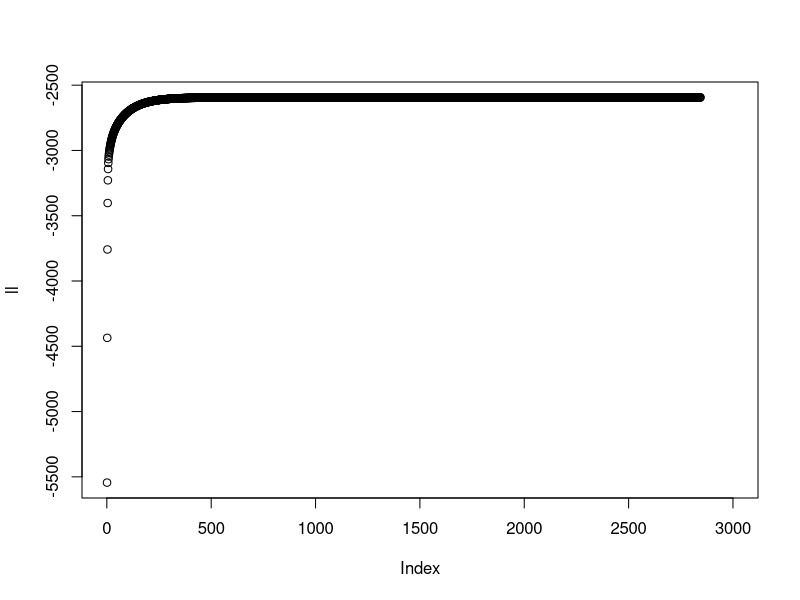
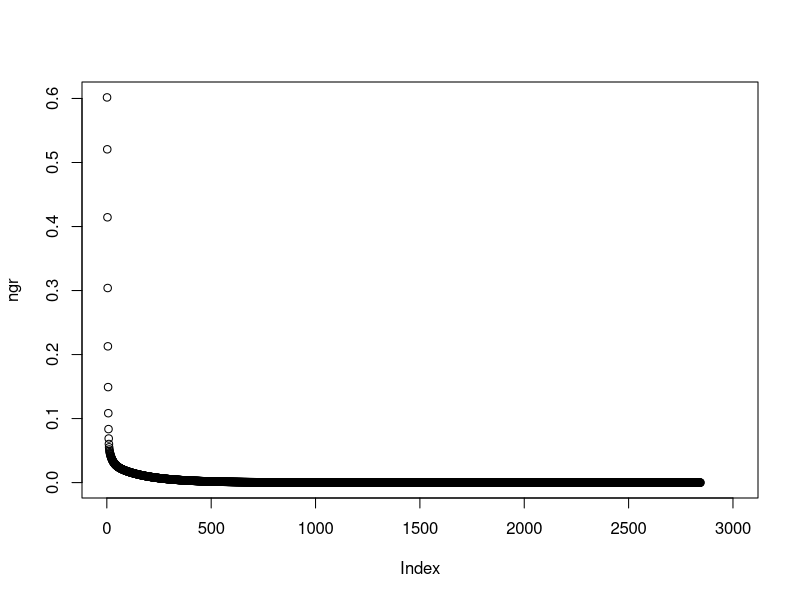
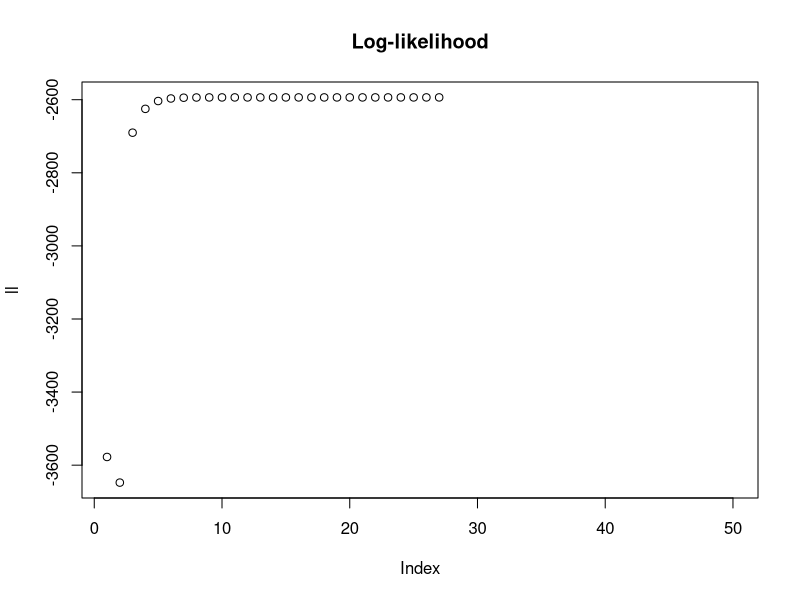
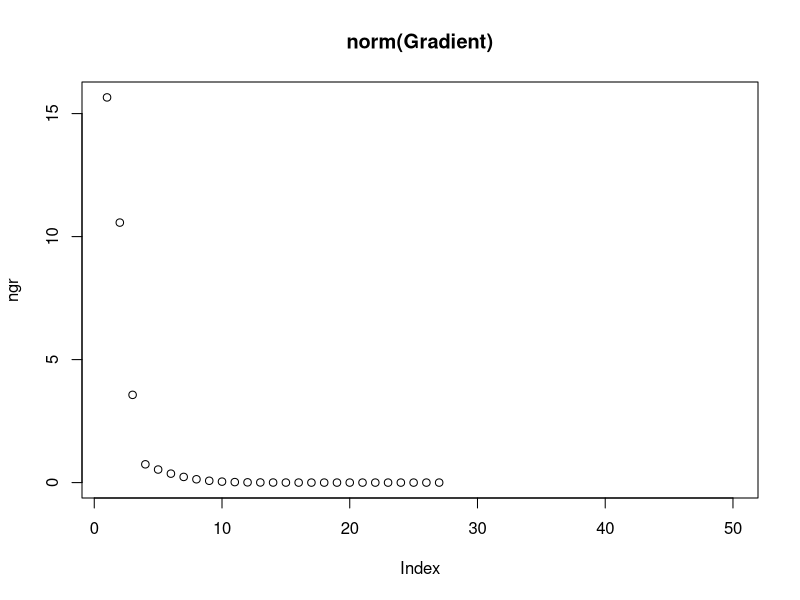

Here is the R script that generated these plots, in order:
Admit <- UCBAdmissions
# Admit[1,,]
# Admit[2,,]
# Admit[,1,]
# Admit[,2,]

df <- matrix(NA, ncol=4, nrow=24)
l <- 0
for (i in 1:2) {
  admit <- 2-i
  for (j in 1:2) {
    female <- j - 1
    for (k in 1:6) {
      dept <- k
      l <- l + 1
      df[l,] <- c(admit,female,dept,Admit[i,j,k])
      
    }
  }
}

df <- as.data.frame(df)
names(df) <- c("admit", "female", "dept", "count")

df$dept <- factor(df$dept, labels=LETTERS[1:6])
# df$deptA <- as.integer(df$dept=="A")
# df$deptB <- as.integer(df$dept=="B")
# df$deptC <- as.integer(df$dept=="C")
# df$deptD <- as.integer(df$dept=="D")
# df$deptE <- as.integer(df$dept=="E")
# df$deptF <- as.integer(df$dept=="F")
# df$Cons <- 1

fit <- glm(admit~female+dept, weight=count, data=df, family="binomial")
summary(fit)

X <- model.matrix(~female+dept, data=df)
# X

B <- rep(1,7)
Y <- df$admit
counts <- df$count

admitll <- function(B,Y,X,counts){
  sum(counts*(Y*(X%*%B)- log(1 + exp(X%*%B))))
}

admitll(B,Y,X,counts)

# Check the log-likelihood around the solution
admitll(coef(fit),Y,X,counts)
logLik(fit) # check
admitll(coef(fit)+.01,Y,X,counts)
admitll(coef(fit)-.01,Y,X,counts)

admitgr <- function(B,Y,X,counts){
  J <- (Y-1/(1+exp(-X%*%B)))*counts
  return((t(X)%*%J)/sum(counts))
}

B <- rep(1,7)
admitgr(B,Y,X,counts)
# solve(admitgr(B,Y,X,counts), B)
# B <- coef(fit)
alpha <- 1
n <- 3000
i <- 0
ll <- rep(NA, n)
ngr <- rep(NA, n)
while (norm(admitgr(B,Y,X,counts), "F") > 1e-8 && i < n) {
#for (i in 1:n) {
  i <- i+1
  B.inc <- admitgr(B,Y,X,counts)
  ngr[i] <- norm(as.matrix(B.inc), "F")
  B <- B + alpha*B.inc #/norm(as.matrix(B.inc))
  ll[i] <- admitll(B,Y,X,counts)
}

B; i
norm(admitgr(B,Y,X,counts), "F")
admitll(B,Y,X,counts); logLik(fit)
plot(ll)
plot(ngr)
coef(fit)

# admitgr(coef(fit),Y,X,counts)
norm(admitgr(coef(fit),Y,X,counts), "F")

B <- rep(1,7)
admithess <- function(B,Y,X,counts){
  H <- (t(X)%*%diag(as.vector(1/(1+exp(-X%*%B))*(1-(1/(1+exp(-X%*%B)))))*counts)%*%X)/sum(counts)
  return(H)
}
admithess(B,Y,X,counts)

B <- rep(1,7)
n <- 50
ll <- rep(NA, n)
ngr <- rep(NA, n)
i <- 0
alpha <- .5 # alpha<-1 does not work
while (norm(admitgr(B,Y,X,counts), "F") > 1e-8 && i < n) {
  i <- i+1
  gr <- admitgr(B,Y,X,counts)
  H <- admithess(B,Y,X,counts)
#  alpha <- 1/eigen(H)$values[1]
  B.inc <- solve(H)%*%gr
  B <- B + alpha*B.inc
  ngr[i] <- norm(as.matrix(B.inc), "F")
  ll[i] <- admitll(B,Y,X,counts)
}
cbind(B, coef(fit));i

plot(ll, main="Log-likelihood")
plot(ngr, main="norm(Gradient)")
